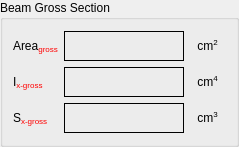
                 <widget class="QGroupBox" name="groupBox_8">
                  <property name="title">
                   <string>Beam Gross Section</string>
                  </property>
                  <property name="flat">
                   <bool>true</bool>
                  </property>
                  <layout class="QGridLayout" name="gridLayout_17">
                   <property name="leftMargin">
                    <number>10</number>
                   </property>
                   <item row="0" column="0">
                    <widget class="QLabel" name="label_179">
                     <property name="minimumSize">
                      <size>
                       <width>0</width>
                       <height>30</height>
                      </size>
                     </property>
                     <property name="maximumSize">
                      <size>
                       <width>60</width>
                       <height>16777215</height>
                      </size>
                     </property>
                     <property name="text">
                      <string>&lt;html&gt;&lt;head/&gt;&lt;body&gt;&lt;p&gt;Area&lt;span style=&quot; color:#ff0000; vertical-align:sub;&quot;&gt;gross&lt;/span&gt;&lt;/p&gt;&lt;/body&gt;&lt;/html&gt;</string>
                     </property>
                     <property name="alignment">
                      <set>Qt::AlignLeading|Qt::AlignLeft|Qt::AlignVCenter</set>
                     </property>
                    </widget>
                   </item>
                   <item row="3" column="1">
                    <widget class="QLabel" name="label_170">
                     <property name="minimumSize">
                      <size>
                       <width>120</width>
                       <height>30</height>
                      </size>
                     </property>
                     <property name="maximumSize">
                      <size>
                       <width>120</width>
                       <height>30</height>
                      </size>
                     </property>
                     <property name="font">
                      <font>
                       <pointsize>12</pointsize>
                      </font>
                     </property>
                     <property name="toolTip">
                      <string/>
                     </property>
                     <property name="frameShape">
                      <enum>QFrame::Box</enum>
                     </property>
                     <property name="text">
                      <string/>
                     </property>
                     <property name="alignment">
                      <set>Qt::AlignCenter</set>
                     </property>
                    </widget>
                   </item>
                   <item row="2" column="2">
                    <widget class="QLabel" name="label_189">
                     <property name="minimumSize">
                      <size>
                       <width>35</width>
                       <height>30</height>
                      </size>
                     </property>
                     <property name="maximumSize">
                      <size>
                       <width>35</width>
                       <height>16777215</height>
                      </size>
                     </property>
                     <property name="text">
                      <string>&lt;html&gt;&lt;head/&gt;&lt;body&gt;&lt;p&gt;cm&lt;span style=&quot; vertical-align:super;&quot;&gt;4&lt;/span&gt;&lt;/p&gt;&lt;/body&gt;&lt;/html&gt;</string>
                     </property>
                     <property name="alignment">
                      <set>Qt::AlignCenter</set>
                     </property>
                    </widget>
                   </item>
                   <item row="3" column="2">
                    <widget class="QLabel" name="label_191">
                     <property name="minimumSize">
                      <size>
                       <width>35</width>
                       <height>30</height>
                      </size>
                     </property>
                     <property name="maximumSize">
                      <size>
                       <width>30</width>
                       <height>16777215</height>
                      </size>
                     </property>
                     <property name="text">
                      <string>&lt;html&gt;&lt;head/&gt;&lt;body&gt;&lt;p&gt;cm&lt;span style=&quot; vertical-align:super;&quot;&gt;3&lt;/span&gt;&lt;/p&gt;&lt;/body&gt;&lt;/html&gt;</string>
                     </property>
                     <property name="alignment">
                      <set>Qt::AlignCenter</set>
                     </property>
                    </widget>
                   </item>
                   <item row="0" column="2">
                    <widget class="QLabel" name="label_194">
                     <property name="minimumSize">
                      <size>
                       <width>35</width>
                       <height>30</height>
                      </size>
                     </property>
                     <property name="maximumSize">
                      <size>
                       <width>35</width>
                       <height>16777215</height>
                      </size>
                     </property>
                     <property name="text">
                      <string>&lt;html&gt;&lt;head/&gt;&lt;body&gt;&lt;p&gt;cm&lt;span style=&quot; vertical-align:super;&quot;&gt;2&lt;/span&gt;&lt;/p&gt;&lt;/body&gt;&lt;/html&gt;</string>
                     </property>
                     <property name="alignment">
                      <set>Qt::AlignCenter</set>
                     </property>
                    </widget>
                   </item>
                   <item row="2" column="1">
                    <widget class="QLabel" name="label_174">
                     <property name="minimumSize">
                      <size>
                       <width>120</width>
                       <height>30</height>
                      </size>
                     </property>
                     <property name="maximumSize">
                      <size>
                       <width>120</width>
                       <height>30</height>
                      </size>
                     </property>
                     <property name="font">
                      <font>
                       <pointsize>12</pointsize>
                      </font>
                     </property>
                     <property name="toolTip">
                      <string/>
                     </property>
                     <property name="frameShape">
                      <enum>QFrame::Box</enum>
                     </property>
                     <property name="text">
                      <string/>
                     </property>
                     <property name="alignment">
                      <set>Qt::AlignCenter</set>
                     </property>
                    </widget>
                   </item>
                   <item row="3" column="0">
                    <widget class="QLabel" name="label_175">
                     <property name="minimumSize">
                      <size>
                       <width>0</width>
                       <height>30</height>
                      </size>
                     </property>
                     <property name="maximumSize">
                      <size>
                       <width>150</width>
                       <height>16777215</height>
                      </size>
                     </property>
                     <property name="text">
                      <string>&lt;html&gt;&lt;head/&gt;&lt;body&gt;&lt;p&gt;S&lt;span style=&quot; color:#ff0000; vertical-align:sub;&quot;&gt;x-gross&lt;/span&gt;&lt;/p&gt;&lt;/body&gt;&lt;/html&gt;</string>
                     </property>
                     <property name="alignment">
                      <set>Qt::AlignLeading|Qt::AlignLeft|Qt::AlignVCenter</set>
                     </property>
                    </widget>
                   </item>
                   <item row="2" column="0">
                    <widget class="QLabel" name="label_176">
                     <property name="minimumSize">
                      <size>
                       <width>0</width>
                       <height>30</height>
                      </size>
                     </property>
                     <property name="maximumSize">
                      <size>
                       <width>150</width>
                       <height>16777215</height>
                      </size>
                     </property>
                     <property name="text">
                      <string>&lt;html&gt;&lt;head/&gt;&lt;body&gt;&lt;p&gt;I&lt;span style=&quot; color:#ff0000; vertical-align:sub;&quot;&gt;x-gross&lt;/span&gt;&lt;/p&gt;&lt;/body&gt;&lt;/html&gt;</string>
                     </property>
                     <property name="alignment">
                      <set>Qt::AlignLeading|Qt::AlignLeft|Qt::AlignVCenter</set>
                     </property>
                    </widget>
                   </item>
                   <item row="0" column="1">
                    <widget class="QLabel" name="label_177">
                     <property name="minimumSize">
                      <size>
                       <width>120</width>
                       <height>30</height>
                      </size>
                     </property>
                     <property name="maximumSize">
                      <size>
                       <width>120</width>
                       <height>30</height>
                      </size>
                     </property>
                     <property name="font">
                      <font>
                       <pointsize>12</pointsize>
                      </font>
                     </property>
                     <property name="toolTip">
                      <string/>
                     </property>
                     <property name="frameShape">
                      <enum>QFrame::Box</enum>
                     </property>
                     <property name="text">
                      <string/>
                     </property>
                     <property name="alignment">
                      <set>Qt::AlignCenter</set>
                     </property>
                    </widget>
                   </item>
                  </layout>
                 </widget>
